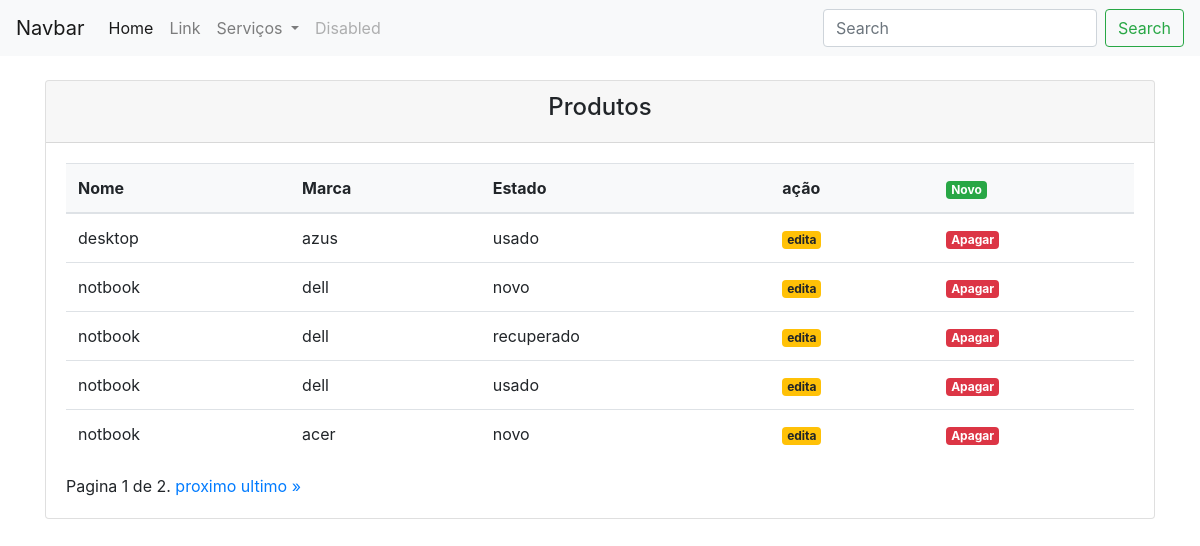
/produto (signed in), run on the app's committed database.
### core/models.py (models this page shows, shortened)
class Produto(models.Model):
    situacao = [
        ('novo', 'novo'),
        ('usado', 'usado'),
        ('recuperado', 'recuperado'),
    ]
    processador = [
        ('core', 'core 2duo'),
        ('i3', 'core i3'),
        ('i5', 'core i5'),
        ('i7', 'core i7'),
        ('i9', 'core i9'),
    ]
    memoria = [
        ('256', 'DDR3 256MB'),
        ('512', 'DDR3 512MB'),
        ('1GB', 'DDR3 1GB'),
        ('2GB', 'DDR3 2GB'),
        ('4GB', 'DDR3 4GB'),
        ('8GB', 'DDR3 8GB'),
        ('16GB', 'DDR3 16GB'),
    ]
    hd = [
        ('128', '128 gb'),
        ('320', '320 gb'),
        ('500', '500 gb'),
        ('1', '1 tb'),
        ('2', '2 tb'),
    ]
    nome = models.CharField('Nome', max_length=45)
    marca = models.CharField('Marca', max_length=45)
    estado = models.CharField('Estado', max_length=10, choices=situacao)
    preco = models.DecimalField('Preço', max_digits=8, decimal_places=2)
    tela = models.DecimalField('Tela', max_digits=8, decimal_places=2)
    pro_cessador = models.CharField('Processador', max_length=10, choices=processador)
    m_ram = models.CharField('Memoria Ram', max_length=10, choices=memoria)
    storage = models.CharField('Armazenamento', max_length=10, choices=hd)
    estoque = models.IntegerField('Estoque')

### core/views.py (the view)
# urls.py: path('produto', produtos, name='produto'),
def produtos(request):
    produto = Produto.objects.all().order_by('-id')
    paginator = Paginator(produto, 5)
    page = request.GET.get('page')
    produto = paginator.get_page(page)
    context = {'produto': produto}
    return render(request, 'produto.html', context)

### core/templates/produto.html (shortened to what this page needs)
{% extends 'base.html' %}
{% block content %}
<br>
  <div class="card ">
  <div class="card-header text-center">
    <h4>Produtos</h4>
  </div>
  <div class="card-body">
    <table class="table">
      <thead class="dark bg-light" >
        <tr>
          <th scope="col" class="light">Nome</th>
          <th scope="col">Marca</th>
          <th scope="col">Estado</th>
          {% if user.is_authenticated %}
          <th>ação</th>
          <th><a href="{% url 'new_produto' %}"><span class="badge badge-success text-center">Novo</span></a></th>
          {% endif %}
        </tr>
      </thead>
      <tbody>
      {% for produto in produto %}
        <tr>
          <td>{{ produto.nome }}</td>
          <td>{{ produto.marca }}</td>
          <td>{{ produto.estado }}</td>
          {% if user.is_authenticated %}
          <td><a href="{% url 'update_produto' produto.id %}"><span class="badge badge-warning">edita</span></a></td>
          <td><a href="{% url 'delete_produto' produto.id %}"><span class="badge badge-danger">Apagar</span></a></td>
          {% endif %}
        </tr>
      {% endfor %}
      </tbody>
    </table>
   <div class="pagination">
    <span class="step-links">
        <span class="current">
            Pagina {{ produto.number }} de {{ produto.paginator.num_pages }}.
        </span>
        {% if produto.has_next %}
            <a href="?page={{ produto.next_page_number }}">proximo</a>
            <a href="?page={{ produto.paginator.num_pages }}">ultimo &raquo;</a>
        {% endif %}
    </span>
   </div>
  </div>
</div>
{% endblock %}

### data on the page
Produto: nome "desktop", marca "azus", estado "usado"
Produto: nome "notbook", marca "dell", estado "novo"
Produto: nome "notbook", marca "dell", estado "recuperado"
Produto: nome "notbook", marca "dell", estado "usado"
Produto: nome "notbook", marca "acer", estado "novo"

### other printed values
{{ produto.number }} "1"
{{ produto.paginator.num_pages }} "2"
